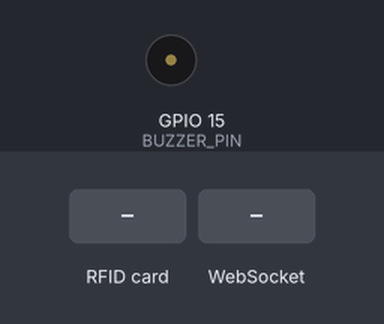
This sketch was run on a simulated ESP8266 (Wemos D1 mini). Parts: buzzer (waves = sounding, pin HIGH). The inputs (shaded band) are chosen by the test bench. WiFi joins after 1.5 s; servers stay silent unless stated; what the sketch prints to the serial monitor is not drawn.

Above: at 3.2 s.
3.3 s: RFID card 5E 7A 19 C4 held to the reader
4.9 s: WebSocket text "1" received
Timing chart, 0 to 7.9 s (numbered marks = the images above; inputs shaded):
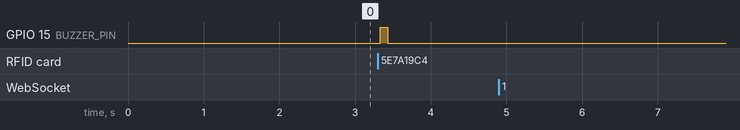

The sketch:

sketch_oct12e.ino
```cpp
// retared twat doesnt work
// #include <SPI.h>
// #include <MFRC522.h>
// #include <WiFi.h>
// #include <WebSocketsClient.h>

// #define RST_PIN         22
// #define SS_PIN          5
// #define BUZZER_PIN      2  // Assume buzzer is connected to pin 2

// const char* ssid = "Hacker";
// const char* password = "mo123456";
// const char* websocket_server_host = "192.168.148.177"; // Replace with your server's IP
// const uint16_t websocket_server_port = 8765;

// MFRC522 mfrc522(SS_PIN, RST_PIN);
// MFRC522::MIFARE_Key key;
// WebSocketsClient webSocket;

// constexpr byte sector         = 1;
// constexpr byte blockAddr      = 4;
// constexpr byte trailerBlock   = 7;

// void setup() {
//     Serial.begin(115200);
//     while (!Serial);
//     SPI.begin();
//     mfrc522.PCD_Init();
//     pinMode(BUZZER_PIN, OUTPUT);

//     // Prepare the key (used both as key A and as key B)
//     for (byte i = 0; i < 6; i++) {
//         key.keyByte[i] = 0xFF;
//     }

//     // Connect to WiFi
//     WiFi.begin(ssid, password);
//     while (WiFi.status() != WL_CONNECTED) {
//         delay(1000);
//         Serial.println("Connecting to WiFi...");
//     }
//     Serial.println("Connected to WiFi");

//     // Connect to WebSocket server
//     webSocket.begin(websocket_server_host, websocket_server_port, "/");
//     webSocket.onEvent(webSocketEvent);
//     // webSocket.setReconnectInterval(5000);

//     Serial.println(F("NFC Reader Ready. Tap a card to read."));
// }

// void loop() {
//     webSocket.loop();

//     String nfcData = readNFC();
//     if (nfcData != "") {
//         webSocket.sendTXT(nfcData);
//         digitalWrite(BUZZER_PIN, HIGH);
//         delay(100);
//         digitalWrite(BUZZER_PIN, LOW);
//     }
// }

// String readNFC() {
//     // Look for new cards
//     if (!mfrc522.PICC_IsNewCardPresent() || !mfrc522.PICC_ReadCardSerial()) {
//         return "";
//     }

//     Serial.println(F("Card detected. Attempting to read..."));

//     // Authenticate using key A
//     MFRC522::StatusCode status = mfrc522.PCD_Authenticate(MFRC522::PICC_CMD_MF_AUTH_KEY_A, trailerBlock, &key, &(mfrc522.uid));
//     if (status != MFRC522::STATUS_OK) {
//         Serial.println(F("Authentication failed"));
//         return "";
//     }

//     // Read data
//     byte buffer[18];
//     byte size = sizeof(buffer);
//     status = mfrc522.MIFARE_Read(blockAddr, buffer, &size);
//     if (status != MFRC522::STATUS_OK) {
//         Serial.println(F("Reading failed"));
//         return "";
//     }

//     String result = "";
//     for (byte i = 0; i < 16; i++) {
//         result += (char)buffer[i];
//     }

//     Serial.println("Data read: " + result);

//     mfrc522.PICC_HaltA();
//     mfrc522.PCD_StopCrypto1();

//     return result;
// }

// void webSocketEvent(WStype_t type, uint8_t * payload, size_t length) {
//     switch(type) {
//         case WStype_DISCONNECTED:
//             Serial.println("WebSocket Disconnected");
//             break;
//         case WStype_CONNECTED:
//             Serial.println("WebSocket Connected");
//             break;
//         case WStype_TEXT:
//             Serial.println("Received text from server: " + String((char*)payload));
//             break;
//     }
// }


// for esp32///////////////////////////////////////////////////////////////////////////////////
// #include <SPI.h>
// #include <MFRC522.h>
// #include <WiFi.h>
// #include <WebSocketsClient.h>

// #define RST_PIN         22
// #define SS_PIN          5
// #define BUZZER_PIN      2  // Assume buzzer is connected to pin 2

// const char* ssid = "Hacker";
// const char* password = "mo123456";
// const char* websocket_server_host = "192.168.148.177"; // Replace with your server's IP
// const uint16_t websocket_server_port = 8765;

// MFRC522 mfrc522(SS_PIN, RST_PIN);
// MFRC522::MIFARE_Key key;
// WebSocketsClient webSocket;

// constexpr byte sector         = 1;
// constexpr byte blockAddr      = 4;
// constexpr byte trailerBlock   = 7;

// void setup() {
//     Serial.begin(115200);
//     while (!Serial);
//     SPI.begin();
//     mfrc522.PCD_Init();
//     pinMode(BUZZER_PIN, OUTPUT);

//     // Prepare the key (used both as key A and as key B)
//     for (byte i = 0; i < 6; i++) {
//         key.keyByte[i] = 0xFF;
//     }

//     // Connect to WiFi
//     WiFi.begin(ssid, password);
//     while (WiFi.status() != WL_CONNECTED) {
//         delay(1000);
//         Serial.println("Connecting to WiFi...");
//     }
//     Serial.println("Connected to WiFi");

//     // Connect to WebSocket server
//     webSocket.begin(websocket_server_host, websocket_server_port, "/");
//     webSocket.onEvent(webSocketEvent);
//     webSocket.setReconnectInterval(5000);  // Reconnect every 5 seconds if disconnected
//     webSocket.enableHeartbeat(15000, 3000, 2);  // Enable WebSocket heartbeats for stability

//     Serial.println(F("NFC Reader Ready. Tap a card to read."));
// }

// void loop() {
//     webSocket.loop();

//     String nfcData = readNFC();
//     if (nfcData != "") {
//         nfcData = cleanString(nfcData);  // Clean the data before sending
//         webSocket.sendTXT(nfcData);
//         digitalWrite(BUZZER_PIN, HIGH);
//         delay(100);
//         digitalWrite(BUZZER_PIN, LOW);
//     }
// }

// // Function to clean NFC data and remove non-printable characters
// String cleanString(String input) {
//     String result = "";
//     for (int i = 0; i < input.length(); i++) {
//         char c = input[i];
//         if (isPrintable(c)) {  // Only add printable characters
//             result += c;
//         }
//     }
//     return result;
// }

// String readNFC() {
//     // Look for new cards
//     if (!mfrc522.PICC_IsNewCardPresent() || !mfrc522.PICC_ReadCardSerial()) {
//         return "";
//     }

//     Serial.println(F("Card detected. Attempting to read..."));

//     // Authenticate using key A
//     MFRC522::StatusCode status = mfrc522.PCD_Authenticate(MFRC522::PICC_CMD_MF_AUTH_KEY_A, trailerBlock, &key, &(mfrc522.uid));
//     if (status != MFRC522::STATUS_OK) {
//         Serial.println(F("Authentication failed"));
//         return "";
//     }

//     // Read data
//     byte buffer[18];
//     byte size = sizeof(buffer);
//     status = mfrc522.MIFARE_Read(blockAddr, buffer, &size);
//     if (status != MFRC522::STATUS_OK) {
//         Serial.println(F("Reading failed"));
//         return "";
//     }

//     String result = "";
//     for (byte i = 0; i < 16; i++) {
//         result += (char)buffer[i];
//     }

//     Serial.println("Data read: " + result);

//     mfrc522.PICC_HaltA();
//     mfrc522.PCD_StopCrypto1();

//     return result;
// }

// void webSocketEvent(WStype_t type, uint8_t * payload, size_t length) {
//     switch(type) {
//         case WStype_DISCONNECTED:
//             Serial.println("WebSocket Disconnected");
//             break;
//         case WStype_CONNECTED:
//             Serial.println("WebSocket Connected");
//             break;
//         case WStype_TEXT:
//             Serial.println("Received text from server: " + String((char*)payload));
//             break;
//     }
// }


// /// testing code, no wifi, esp32 /////////////////////////////////////////////////////////
// #include <SPI.h>
// #include <MFRC522.h>

// #define RST_PIN         22
// #define SS_PIN          5
// #define BUZZER_PIN      2  // Assume buzzer is connected to pin 2

// MFRC522 mfrc522(SS_PIN, RST_PIN);
// MFRC522::MIFARE_Key key;

// constexpr byte sector         = 1;
// constexpr byte blockAddr      = 4;
// constexpr byte trailerBlock   = 7;

// void setup() {
//     Serial.begin(115200);
//     while (!Serial);
//     SPI.begin();
//     mfrc522.PCD_Init();
//     pinMode(BUZZER_PIN, OUTPUT);

//     // Prepare the key (used both as key A and as key B)
//     for (byte i = 0; i < 6; i++) {
//         key.keyByte[i] = 0xFF;
//     }

//     Serial.println(F("NFC Reader Ready. Tap a card to read."));
// }

// void loop() {
//     String nfcData = readNFC();
//     if (nfcData != "") {
//         nfcData = cleanString(nfcData);  // Clean the data before processing
//         Serial.println("NFC Data: " + nfcData);  // Display the NFC data in the Serial Monitor
//         digitalWrite(BUZZER_PIN, HIGH);
//         delay(100);
//         digitalWrite(BUZZER_PIN, LOW);
//     }
// }

// // Function to clean NFC data and remove non-printable characters
// String cleanString(String input) {
//     String result = "";
//     for (int i = 0; i < input.length(); i++) {
//         char c = input[i];
//         if (isPrintable(c)) {  // Only add printable characters
//             result += c;
//         }
//     }
//     return result;
// }

// String readNFC() {
//     // Look for new cards
//     if (!mfrc522.PICC_IsNewCardPresent() || !mfrc522.PICC_ReadCardSerial()) {
//         return "";
//     }

//     Serial.println(F("Card detected. Attempting to read..."));

//     // Authenticate using key A
//     MFRC522::StatusCode status = mfrc522.PCD_Authenticate(MFRC522::PICC_CMD_MF_AUTH_KEY_A, trailerBlock, &key, &(mfrc522.uid));
//     if (status != MFRC522::STATUS_OK) {
//         Serial.println(F("Authentication failed"));
//         return "";
//     }

//     // Read data
//     byte buffer[18];
//     byte size = sizeof(buffer);
//     status = mfrc522.MIFARE_Read(blockAddr, buffer, &size);
//     if (status != MFRC522::STATUS_OK) {
//         Serial.println(F("Reading failed"));
//         return "";
//     }

//     String result = "";
//     for (byte i = 0; i < 16; i++) {
//         result += (char)buffer[i];
//     }

//     Serial.println("Data read: " + result);

//     mfrc522.PICC_HaltA();
//     mfrc522.PCD_StopCrypto1();

//     return result;
// }


// WEMOS D1 MINI TESTING CODE /////////////////////////////////////////////////////////////////////////////
// #include <SPI.h>
// #include <MFRC522.h>

// #define RST_PIN         0   // D3 (GPIO 0) on WeMos D1 Mini
// #define SS_PIN          15  // D8 (GPIO 15) on WeMos D1 Mini
// #define BUZZER_PIN      2   // Assume the buzzer is connected to D4 (GPIO 2)

// MFRC522 mfrc522(SS_PIN, RST_PIN);
// MFRC522::MIFARE_Key key;

// constexpr byte sector         = 1;
// constexpr byte blockAddr      = 4;
// constexpr byte trailerBlock   = 7;

// void setup() {
//     Serial.begin(115200);
//     while (!Serial);
//     SPI.begin();
//     mfrc522.PCD_Init();
//     pinMode(BUZZER_PIN, OUTPUT);

//     // Prepare the key (used both as key A and as key B)
//     for (byte i = 0; i < 6; i++) {
//         key.keyByte[i] = 0xFF;
//     }

//     Serial.println(F("NFC Reader Ready. Tap a card to read."));
// }

// void loop() {
//     String nfcData = readNFC();
//     if (nfcData != "") {
//         nfcData = cleanString(nfcData);  // Clean the data before processing
//         Serial.println("NFC Data: " + nfcData);  // Display the NFC data in the Serial Monitor
//         digitalWrite(BUZZER_PIN, HIGH);
//         delay(100);
//         digitalWrite(BUZZER_PIN, LOW);
//     }
// }

// // Function to clean NFC data and remove non-printable characters
// String cleanString(String input) {
//     String result = "";
//     for (int i = 0; i < input.length(); i++) {
//         char c = input[i];
//         if (isPrintable(c)) {  // Only add printable characters
//             result += c;
//         }
//     }
//     return result;
// }

// String readNFC() {
//     // Look for new cards
//     if (!mfrc522.PICC_IsNewCardPresent() || !mfrc522.PICC_ReadCardSerial()) {
//         return "";
//     }

//     Serial.println(F("Card detected. Attempting to read..."));

//     // Authenticate using key A
//     MFRC522::StatusCode status = mfrc522.PCD_Authenticate(MFRC522::PICC_CMD_MF_AUTH_KEY_A, trailerBlock, &key, &(mfrc522.uid));
//     if (status != MFRC522::STATUS_OK) {
//         Serial.println(F("Authentication failed"));
//         return "";
//     }

//     // Read data
//     byte buffer[18];
//     byte size = sizeof(buffer);
//     status = mfrc522.MIFARE_Read(blockAddr, buffer, &size);
//     if (status != MFRC522::STATUS_OK) {
//         Serial.println(F("Reading failed"));
//         return "";
//     }

//     String result = "";
//     for (byte i = 0; i < 16; i++) {
//         result += (char)buffer[i];
//     }

//     Serial.println("Data read: " + result);

//     mfrc522.PICC_HaltA();
//     mfrc522.PCD_StopCrypto1();

//     return result;
// }


// D1 mini actual code//////////////////////////////////////////////////////////////
#include <SPI.h>
#include <MFRC522.h>
#include <ESP8266WiFi.h>
#include <WebSocketsClient.h>

#define RST_PIN         0   // D3 on WeMos D1 Mini
#define SS_PIN          2   // D4 on WeMos D1 Mini
#define BUZZER_PIN      15  // D8 on WeMos D1 Mini

const char* ssid = "Hacker";
const char* password = "mo123456";
const char* websocket_server_host = "192.168.148.177"; // Replace with your server's IP
const uint16_t websocket_server_port = 8765;

MFRC522 mfrc522(SS_PIN, RST_PIN);
MFRC522::MIFARE_Key key;
WebSocketsClient webSocket;

constexpr byte sector         = 1;
constexpr byte blockAddr      = 4;
constexpr byte trailerBlock   = 7;

void setup() {
    Serial.begin(115200);
    while (!Serial);
    SPI.begin(14, 12, 13, 2);  // SCK=D5, MISO=D6, MOSI=D7, SS=D4
    mfrc522.PCD_Init();
    pinMode(BUZZER_PIN, OUTPUT);

    // Prepare the key (used both as key A and as key B)
    for (byte i = 0; i < 6; i++) {
        key.keyByte[i] = 0xFF;
    }

    // Connect to WiFi
    WiFi.begin(ssid, password);
    while (WiFi.status() != WL_CONNECTED) {
        delay(1000);
        Serial.println("Connecting to WiFi...");
    }
    Serial.println("Connected to WiFi");

    // Connect to WebSocket server
    webSocket.begin(websocket_server_host, websocket_server_port, "/");
    webSocket.onEvent(webSocketEvent);
    webSocket.setReconnectInterval(5000);  // Reconnect every 5 seconds if disconnected
    webSocket.enableHeartbeat(15000, 3000, 2);  // Enable WebSocket heartbeats for stability

    Serial.println(F("NFC Reader Ready. Tap a card to read."));
}

void loop() {
    webSocket.loop();

    String nfcData = readNFC();
    if (nfcData != "") {
        nfcData = cleanString(nfcData);  // Clean the data before sending
        webSocket.sendTXT(nfcData);
        digitalWrite(BUZZER_PIN, HIGH);
        delay(100);
        digitalWrite(BUZZER_PIN, LOW);
    }
}

// Function to clean NFC data and remove non-printable characters
String cleanString(String input) {
    String result = "";
    for (int i = 0; i < input.length(); i++) {
        char c = input[i];
        if (isPrintable(c)) {  // Only add printable characters
            result += c;
        }
    }
    return result;
}

String readNFC() {
    // Look for new cards
    if (!mfrc522.PICC_IsNewCardPresent() || !mfrc522.PICC_ReadCardSerial()) {
        return "";
    }

    Serial.println(F("Card detected. Attempting to read..."));

    // Authenticate using key A
    MFRC522::StatusCode status = mfrc522.PCD_Authenticate(MFRC522::PICC_CMD_MF_AUTH_KEY_A, trailerBlock, &key, &(mfrc522.uid));
    if (status != MFRC522::STATUS_OK) {
        Serial.println(F("Authentication failed"));
        return "";
    }

    // Read data
    byte buffer[18];
    byte size = sizeof(buffer);
    status = mfrc522.MIFARE_Read(blockAddr, buffer, &size);
    if (status != MFRC522::STATUS_OK) {
        Serial.println(F("Reading failed"));
        return "";
    }

    String result = "";
    for (byte i = 0; i < 16; i++) {
        result += (char)buffer[i];
    }

    Serial.println("Data read: " + result);

    mfrc522.PICC_HaltA();
    mfrc522.PCD_StopCrypto1();

    return result;
}

void webSocketEvent(WStype_t type, uint8_t * payload, size_t length) {
    switch(type) {
        case WStype_DISCONNECTED:
            Serial.println("WebSocket Disconnected");
            break;
        case WStype_CONNECTED:
            Serial.println("WebSocket Connected");
            break;
        case WStype_TEXT:
            Serial.println("Received text from server: " + String((char*)payload));
            break;
    }
}
```

Measured:
- after the input at 3.3 s, GPIO 15 (BUZZER_PIN): LOW → HIGH at once, → LOW 0.10 s later
- after the input at 4.9 s, every drawn part: stays the same
